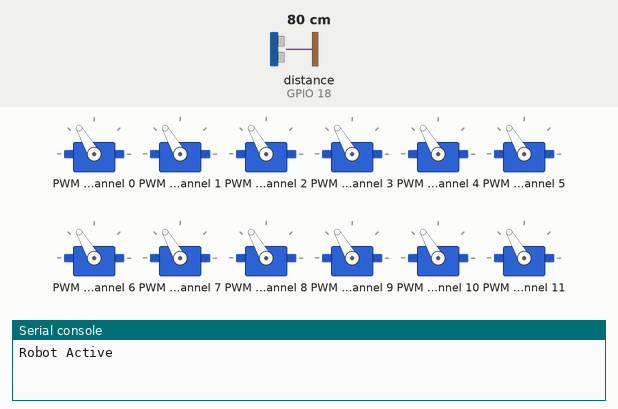
Simulated run of this program. Board: ESP32 board running MicroPython. On the bench: 12 × servo, the last lines printed to the serial console. The test bench sets the inputs (shaded band); at power-on: distance to the obstacle (sensor on GPIO 18) 80 cm. The echo pulse lasts 58.3 µs per cm; servo angles are drawn from the pulse width (0.5 ms = 0°, 2.5 ms = 180°).

Above: at 1.2 s.
1.3 s: distance to the obstacle (sensor on GPIO 18) set to 17 cm
At 2.02 s:
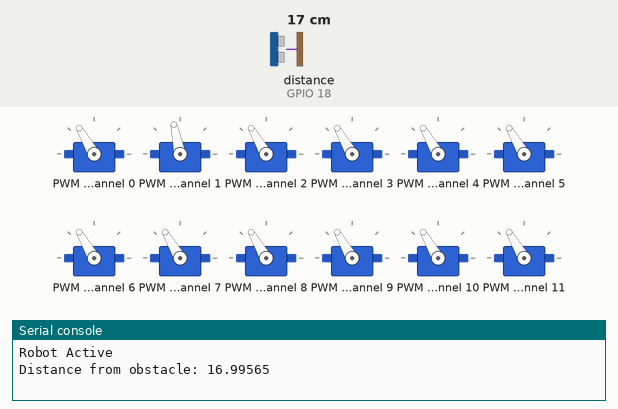
4.8 s: distance to the obstacle (sensor on GPIO 18) set to 13 cm
At 7.7 s:
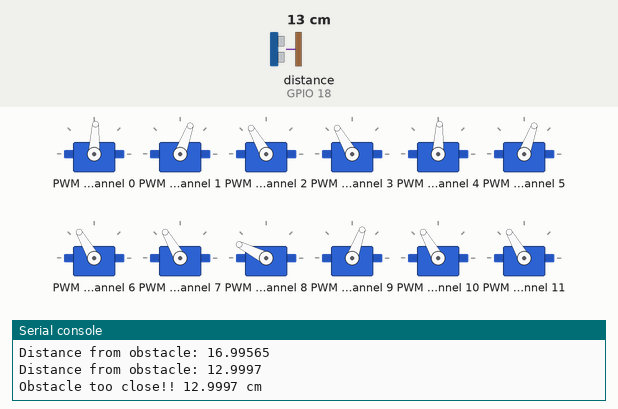
8.3 s: distance to the obstacle (sensor on GPIO 18) set to 18 cm
At 14.0 s:
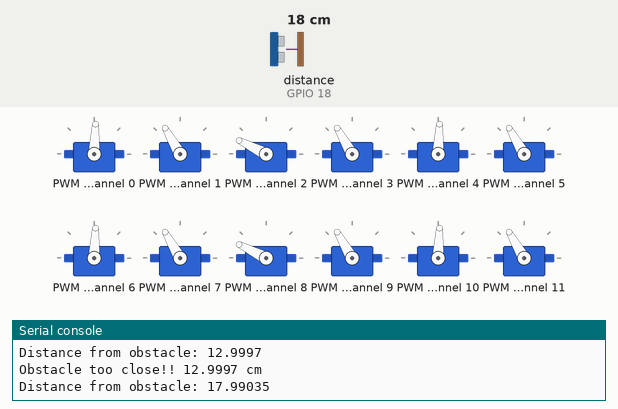
18.8 s: distance to the obstacle (sensor on GPIO 18) set to 299 cm
Timing chart, 0 to 28.6 s (numbered marks = the images above; inputs shaded):
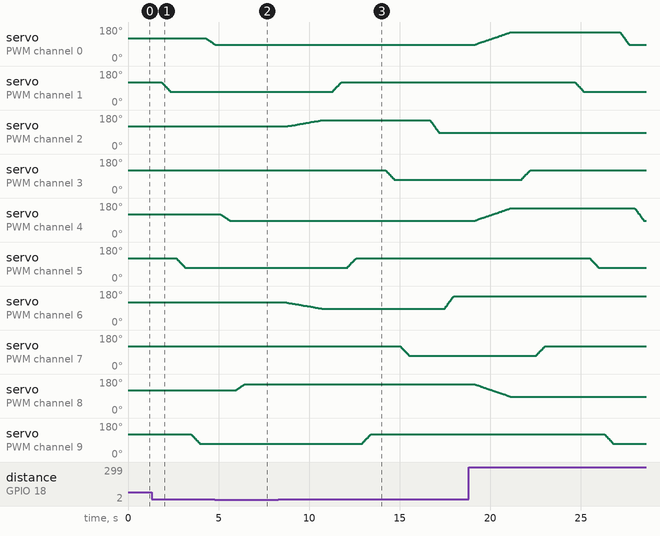

Measured:
- the behaviour switches between 15 and 14 cm on distance to the obstacle (sensor on GPIO 18) (found by bisection; images 1 and 2)
- after the input at 4.8 s, servo on PWM channel 2: stays 120° (without the input it goes to 121° after 2.0 s); servo on PWM channel 6, servo on PWM channel 10: stays 120° (without the input it goes to 118° after 2.0 s)
- after the input at 8.3 s, servo on PWM channel 0: stays 87° (without the input it goes to 89° after 4.5 s); servo on PWM channel 2: rises from 120° to 153° in 1.9 s, then falls to 87° in 6.5 s

The program:

Forward.py
```python
from machine import I2C, Pin, time_pulse_us
import time

# ================= CONFIGURATION =================
HIP_CENTER   = 90
HIP_FORWARD  = 120
HIP_BACKWARD = 60

KNEE_UP      = 45
KNEE_DOWN    = 90

PCA_ADDR = 0x40
I2C_SCL  = 22
I2C_SDA  = 21

RIGHT_LEGS = [1, 2, 3]

TRIPOD_A = [1, 3, 5]
TRIPOD_B = [2, 4, 6]

SERVOS = {
    1: {"hip": 0,  "knee": 1},
    2: {"hip": 2,  "knee": 3},
    3: {"hip": 4,  "knee": 5},
    4: {"hip": 6,  "knee": 7},
    5: {"hip": 8,  "knee": 9},
    6: {"hip": 10, "knee": 11}
}

# ================= SONAR / HC-SR04 =================
TRIG = Pin(5, Pin.OUT)
ECHO = Pin(18, Pin.IN)

def get_distance():
    # Ensure trigger is LOW
    TRIG.off()
    time.sleep_us(2)

    # Send 10us pulse
    TRIG.on()
    time.sleep_us(10)
    TRIG.off()

    # Measure echo pulse width
    pulse_time = time_pulse_us(ECHO, 1, 30000)  # timeout = 30ms

    if pulse_time < 0:
        return None  # No echo received

    # Convert time to distance (cm)
    distance = (pulse_time * 0.0343) / 2
    return distance

obstacle_distance = get_distance()

# ================= I2C / PCA9685 =================
i2c = I2C(0, scl=Pin(I2C_SCL), sda=Pin(I2C_SDA), freq=100000)

class PCA9685:
    def __init__(self, i2c, address=0x40):
        self.i2c = i2c
        self.address = address
        self.reset()
        self.set_freq(50)

    def reset(self):
        self.i2c.writeto_mem(self.address, 0x00, b'\x00')
        time.sleep(0.01)

    def set_freq(self, freq):
        prescale = int(25000000 / (4096 * freq) - 1)
        old = self.i2c.readfrom_mem(self.address, 0x00, 1)[0]
        self.i2c.writeto_mem(self.address, 0x00, bytes([(old & 0x7F) | 0x10]))
        self.i2c.writeto_mem(self.address, 0xFE, bytes([prescale]))
        self.i2c.writeto_mem(self.address, 0x00, bytes([old | 0xA1]))
        time.sleep(0.005)

    def set_pwm(self, channel, on, off):
        data = bytearray(4)
        data[0] = on & 0xFF
        data[1] = on >> 8
        data[2] = off & 0xFF
        data[3] = off >> 8
        self.i2c.writeto_mem(self.address, 0x06 + 4 * channel, data)

    def set_angle(self, channel, angle):
        angle = max(0, min(180, angle))
        pulse = int(150 + (angle / 180) * 450)
        self.set_pwm(channel, 0, pulse)

pca = PCA9685(i2c)

# ================= STATE MEMORY =================
current_state = {
    leg: {"hip": HIP_CENTER, "knee": KNEE_DOWN}
    for leg in SERVOS
}

# ================= LOW LEVEL =================
def write_leg(leg, hip, knee):
    current_state[leg]["hip"] = hip
    current_state[leg]["knee"] = knee

    if leg in RIGHT_LEGS:
        hip = 180 - hip

    pca.set_angle(SERVOS[leg]["hip"], hip)
    pca.set_angle(SERVOS[leg]["knee"], knee)

def lerp(a, b, t):
    return a + (b - a) * t

def move_leg_smooth(leg, hip=None, knee=None, duration=500):
    h0 = current_state[leg]["hip"]
    k0 = current_state[leg]["knee"]

    h1 = h0 if hip is None else hip
    k1 = k0 if knee is None else knee

    start = time.ticks_ms()
    end = start + duration

    while True:
        now = time.ticks_ms()
        if time.ticks_diff(now, end) >= 0:
            break

        t = time.ticks_diff(now, start) / duration
        write_leg(
            leg,
            int(lerp(h0, h1, t)),
            int(lerp(k0, k1, t))
        )
        time.sleep(0.02)   # ~50 Hz, same as backward.py

    write_leg(leg, h1, k1)

def move_group_sync(targets, duration=400):
    start = time.ticks_ms()
    end = start + duration

    start_state = {
        leg: {
            "hip": current_state[leg]["hip"],
            "knee": current_state[leg]["knee"]
        }
        for leg in targets
    }

    while True:
        now = time.ticks_ms()
        if time.ticks_diff(now, end) >= 0:
            break

        t = time.ticks_diff(now, start) / duration

        for leg, target in targets.items():
            h = lerp(start_state[leg]["hip"], target["hip"], t)
            k = lerp(start_state[leg]["knee"], target["knee"], t)
            write_leg(leg, int(h), int(k))

        time.sleep(0.02)

    for leg, target in targets.items():
        write_leg(leg, target["hip"], target["knee"])

# ================= STAND =================
def stand():
    targets = {
        leg: {"hip": HIP_CENTER, "knee": KNEE_DOWN}
        for leg in SERVOS
    }
    move_group_sync(targets, duration=800)

# ================= POWER SAFE GAIT =================
def lift_tripod_sequential(tripod):
    obstacle_distance = get_distance()
    print("Distance from obstacle:", obstacle_distance)

    for i in range(3):
        obstacle_distance = get_distance()
        if obstacle_distance is not None and obstacle_distance <= 15:
            print("Obstacle too close!!", obstacle_distance, "cm")
            time.sleep(2)
        else:
            break

        if i == 2:
            obstacle_distance = get_distance()
            print("Obstacle still too close: ", obstacle_distance, "cm. Aborting walk!!")
            stand()
            raise SystemExit

    for leg in tripod:
        move_leg_smooth(leg, knee=KNEE_UP)
        time.sleep(0.3)

def swing_tripod_sequential(tripod):
    obstacle_distance = get_distance()
    print("Distance from obstacle:", obstacle_distance)

    for i in range(3):
        obstacle_distance = get_distance()
        if obstacle_distance is not None and obstacle_distance <= 15:
            print("Obstacle too close!!", obstacle_distance, "cm")
            time.sleep(2)
        else:
            break

        if i == 2:
            obstacle_distance = get_distance()
            print("Obstacle still too close: ", obstacle_distance, "cm. Aborting walk!!")
            stand()
            raise SystemExit

    for leg in tripod:
        move_leg_smooth(leg, hip=HIP_FORWARD)
        time.sleep(0.3)

def lower_tripod_sequential(tripod):
    obstacle_distance = get_distance()
    print("Distance from obstacle:", obstacle_distance)

    for i in range(3):
        obstacle_distance = get_distance()
        if obstacle_distance is not None and obstacle_distance <= 15:
            print("Obstacle too close!!", obstacle_distance, "cm")
            time.sleep(2)
        else:
            break

        if i == 2:
            obstacle_distance = get_distance()
            print("Obstacle still too close: ", obstacle_distance, "cm. Aborting walk!!")
            stand()
            raise SystemExit

    for leg in tripod:
        move_leg_smooth(leg, knee=KNEE_DOWN)
        time.sleep(0.3)

def push_tripod_sync(tripod):
    obstacle_distance = get_distance()
    print("Distance from obstacle:", obstacle_distance)

    for i in range(3):
        obstacle_distance = get_distance()
        if obstacle_distance is not None and obstacle_distance <= 15:
            print("Obstacle too close!!", obstacle_distance, "cm")
            time.sleep(2)
        else:
            break

        if i == 2:
            obstacle_distance = get_distance()
            print("Obstacle still too close: ", obstacle_distance, "cm. Aborting walk!!")
            stand()
            raise SystemExit
    targets = {
            leg: {"hip": HIP_BACKWARD, "knee": KNEE_DOWN}
            for leg in tripod
        }
    move_group_sync(targets, duration=2000)
    time.sleep(0.5)


def forward_step(lift_group, push_group):
    lift_tripod_sequential(lift_group)
    swing_tripod_sequential(lift_group)
    push_tripod_sync(push_group)
    lower_tripod_sequential(lift_group)

# ================= MAIN =================
print("Robot Active")
stand()
time.sleep(1)

for _ in range(2):
    forward_step(TRIPOD_A, TRIPOD_B)
    time.sleep(0.5)
    forward_step(TRIPOD_B, TRIPOD_A)
    time.sleep(0.5)

stand()
print("Done")
```
